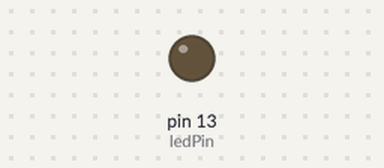
This program was run on a simulated Teensy 3. On the bench: output pins drawn as LEDs (lit = HIGH).

Above: at 0.4 s.
Timing chart, 0 to 7.4 s (numbered marks = the images above):
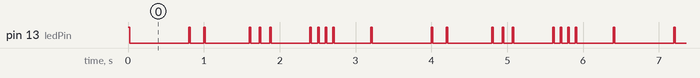

Measured:
- by itself, pin 13 (ledPin): repeats every 3.2 s: LOW 0.78 s, HIGH 0.02 s, LOW 0.18 s, HIGH 0.02 s, LOW 0.58 s, 2 × (HIGH 0.02 s, LOW 0.11 s), HIGH 0.02 s, LOW 0.51 s, 3 × (HIGH 0.02 s, LOW 0.08 s), HIGH 0.02 s, LOW 0.48 s, HIGH 0.02 s
- by itself, everything shown: repeats every 3.2 s, in 8 steps

The program:

main.cpp
```cpp
#include "Arduino.h"

// Teensy 2.0 has the LED on pin 11
// Teensy++ 2.0 has the LED on pin 6
// Teensy 3.x / Teensy LC have the LED on pin 13
#ifndef LED_BUILTIN
#define LED_BUILTIN 13
#endif


const int ledPin = LED_BUILTIN;
const int steps = 4;
const int blipDuration = 20;
const int delayFactor = 5;
const int delayDuration = delayFactor * steps * blipDuration;


// the setup() method runs once, when the sketch starts

void blip() {
  digitalWrite(ledPin, HIGH);   // set the LED on
  delay(blipDuration);          // wait for a second
  digitalWrite(ledPin, LOW);    // set the LED off
}

void ratchet(int dur, int n) {
  int inter = (dur - n * blipDuration) / n;
  for (int i=0; i<n; i++) {
    blip();
    delay(inter);
  }
}

void setup() {
  pinMode(ledPin, OUTPUT);
}


void loop() {
  for(int i=1; i<=steps; i++) {
    ratchet(delayDuration, i);
    delay(delayDuration);
  }
}
```
